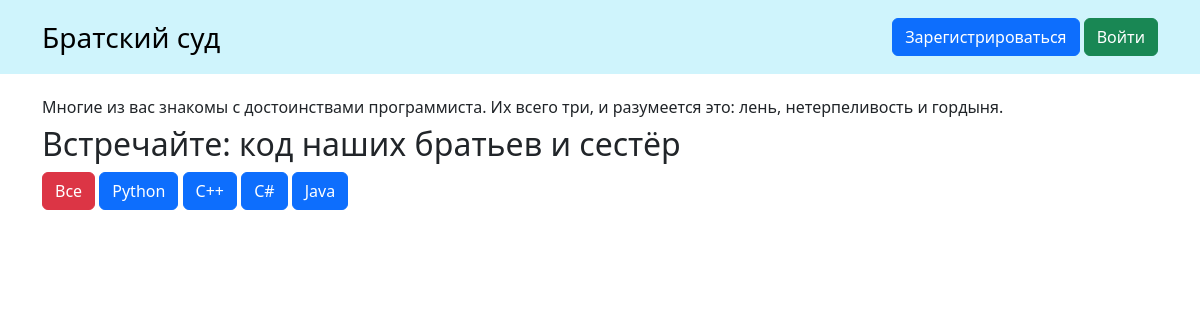
The page /index/1 on the database as committed earlier.
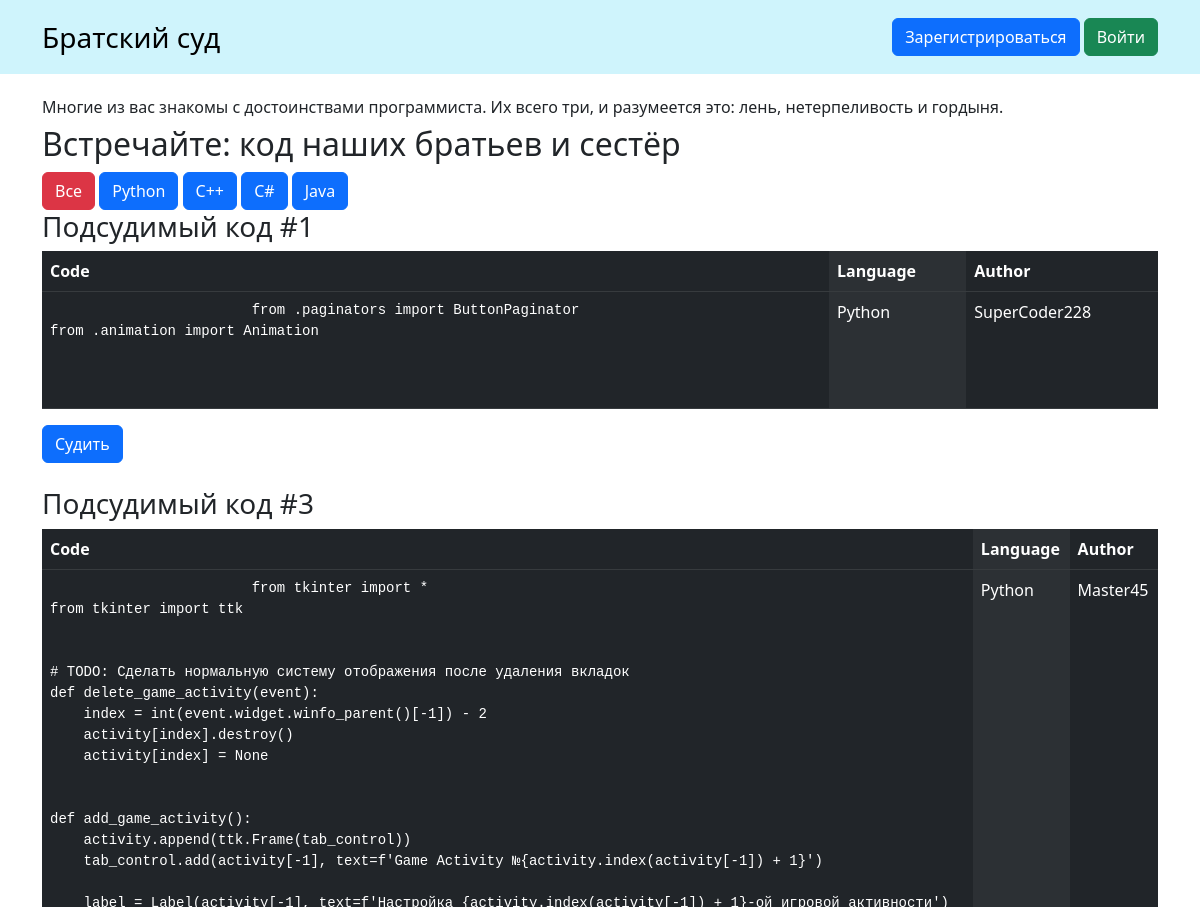
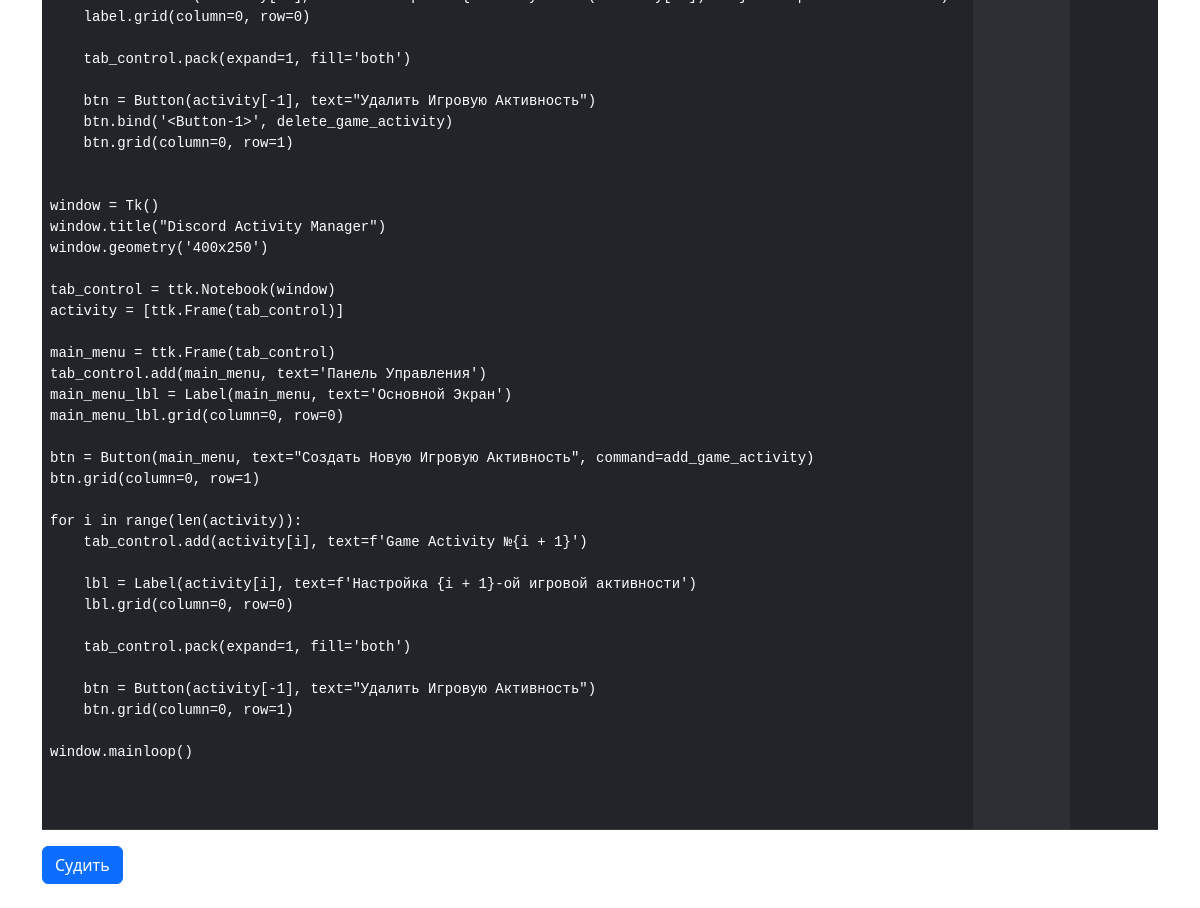
The same page on the database as committed later (2 pictures, top to bottom).
### data/reviews.py (models this page shows)
class Review(SqlAlchemyBase, SerializerMixin):
    __tablename__ = 'reviews'
    id = sqlalchemy.Column(sqlalchemy.Integer,
                           primary_key=True, autoincrement=True)
    author = sqlalchemy.Column(sqlalchemy.Integer, sqlalchemy.ForeignKey("users.id"))
    code = sqlalchemy.Column(sqlalchemy.String, nullable=True)
    language = sqlalchemy.Column(sqlalchemy.Integer, sqlalchemy.ForeignKey("languages.id"))
    author_user = orm.relationship("User")
    language_obj = orm.relationship("Language")
    comments = orm.relationship("Comment", back_populates='review_obj')

### data/language.py (models this page shows)
class Language(SqlAlchemyBase, SerializerMixin):
    __tablename__ = 'languages'
    id = sqlalchemy.Column(sqlalchemy.Integer,
                           primary_key=True, autoincrement=True)
    language = sqlalchemy.Column(sqlalchemy.String)
    review = orm.relationship("Review", back_populates='language_obj')

### data/users.py (models this page shows, shortened)
class User(SqlAlchemyBase, UserMixin, SerializerMixin):
    __tablename__ = 'users'
    id = sqlalchemy.Column(sqlalchemy.Integer,
                           primary_key=True, autoincrement=True)
    nickname = sqlalchemy.Column(sqlalchemy.String, nullable=True)
    email = sqlalchemy.Column(sqlalchemy.String,
                              index=True, unique=True, nullable=True)
    hashed_password = sqlalchemy.Column(sqlalchemy.String, nullable=True)
    reviews = orm.relationship("Review", back_populates='author_user')

### __main__.py (the view)
@app.route("/", defaults={'search_id': 0})
@app.route("/index", defaults={'search_id': 0})
@app.route("/index/<int:search_id>")
def index(search_id=0):
    db_sess = db_session.create_session()
    if search_id == 0:
        reviews = db_sess.query(Review).all()
    else:
        reviews = db_sess.query(Review).filter(Review.language == search_id).all()
    path = avatar_setup(current_user)
    return render_template("index.html", reviews=reviews, current_user=current_user, avatar=path.replace(".", ""),
                           size=SIZE)

### __main__.py (called while the page is built)
def avatar_setup(current_user):
    try:
        path = f"./static/imgs/{current_user.nickname}.png"
        with open(path, "wb") as file:
            file.write(current_user.get_avatar(SIZE))
    except Exception as e:
        print(e)
        path = ""
    return path

### data/db_session.py (called while the page is built)
def create_session() -> Session:
    global __factory
    return __factory()

### templates/index.html (shortened to what this page needs)
{% extends "base.html" %}
{% block content %}
<h2>Встречайте: код наших братьев и сестёр</h2>
<div>
    <a href="/index/0" class="btn btn-danger">
        Все
        </a>
    <a href="/index/1" class="btn btn-primary">
        Python
        </a>
    <a href="/index/2" class="btn btn-primary">
        C++
        </a>
    <a href="/index/3" class="btn btn-primary">
        C#
        </a>
    <a href="/index/4" class="btn btn-primary">
        Java
        </a>
    {% for item in reviews%}
    <h3>Подсудимый код #{{ item.id }}</h3>
    <table class="table table-dark table-striped-columns" id="reviews">
        <thead>
            <tr>
                <th>Code</th>
                <th>Language</th>
                <th>Author</th>
            </tr>
        </thead>
        <tbody>
            <tr>
                <td>
                    <pre>
                        {{ item.code }}
                    </pre>
                </td>
                <td>{{ item.language_obj.language }}</td>
                <td>{{ item.author_user.nickname }}</td>
            </tr>
        </tbody>
    </table>
    <div>
        <a href="/comment_review/{{ item.id }}" class="btn btn-primary">
        Судить
        </a>
    </div><br>
    {% endfor %}
</div>
{% endblock %}

### templates/base.html (shortened to what this page needs)
<!DOCTYPE html>
<html lang="ru">
<head>
    <link href="https://cdn.jsdelivr.net/npm/bootstrap@5.3.0-alpha3/dist/css/bootstrap.min.css" rel="stylesheet">
</head>
<body>
<header class="bg-info-subtle bg-opacity-25">
    <div class="container d-flex flex-wrap align-items-center py-3 mb-4">
        <div class="col-md-6">
            <a href="/" class="d-inline-flex link-body-emphasis text-decoration-none">
                <span class="fs-3">Братский суд</span>
            </a>
        </div>
        <div class="col-md-6 text-end">
            {% if current_user.is_authenticated %}
            <a class="text-primary text-decoration-none" href="/logout"><span
                    class="fs-5">{{ current_user.nickname }}</span></a>
            <img src="/static/imgs/{{ current_user.nickname }}.png" width="{{ size }}" height="{{ size }}"/>
            {% else %}
            <a class="btn btn-primary " href="/register">Зарегистрироваться</a>
            <a class="btn btn-success" href="/login">Войти</a>
            {% endif %}
        </div>
    </div>
</header>
<main class="container">
    <h6>Многие из вас знакомы с достоинствами программиста. Их всего три, и разумеется это: лень, нетерпеливость и
        гордыня.</h6>
    {% block content %}{% endblock %}
</main>
</body>
</html>

Rows that differ between the two databases and show on the page:
now on this page (row edited): Review: id "1", code "from .paginators import ButtonPaginator from .animation import Animation", language_obj.language "Python", author_user.nickname "SuperCoder228"
now on this page (row edited): Review: id "3", code "from tkinter import * from tkinter import ttk # TODO: Сделать нормальную систему отображения после удаления вкладок def delete_game_activity(event): index = int(event.widget.winfo_parent()[-1]) - 2 activity[index].destroy() activity[index] = None def add_game_activity(): activity.append(ttk.Frame(tab_control)) tab_control.add(activity[-1], text=f'Game Activity №{activity.index(activity[-1]) + 1}') label = Label(activity[-1], text=f'Настройка {activity.index(activity[-1]) + 1}-ой игровой активности') label.grid(column=0, row=0) tab_control.pack(expand=1, fill='both') btn = Button(activity[-1], text=\"Удалить Игровую Активность\") btn.bind('<Button-1>', delete_game_activity) btn.grid(column=0,…", language_obj.language "Python", author_user.nickname "Master45"
